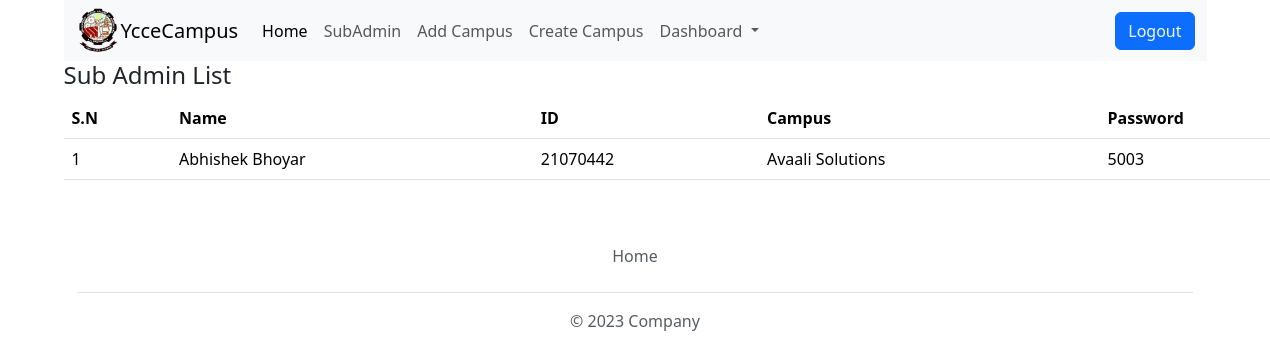
The app's page /adminReport (signed in) with its own data.
### app.py (models this page shows)
class SubAdmin(db.Model):
    sno = db.Column(db.Integer, primary_key=True,nullable = True)
    name = db.Column(db.String)
    loginid =db.Column(db.String, unique=True)
    password = db.Column(db.String, unique=False)
    campus = db.Column(db.String,unique=False,nullable=True)
    date = db.Column(db.String,unique=False,nullable=True)
    user_id = db.Column(db.Integer, db.ForeignKey('student.id'), nullable=True)

### app.py (the view)
@app.route("/adminReport")
def adminReport():
    user = session.get("user")
    if user and user == "admin":
        admins = SubAdmin.query.all()
        return render_template("adminlist.html",admins = admins)
    return  redirect("/login")

### templates/adminlist.html
{% extends 'layout.html' %}
{% block body %}
<div class="nvb">
    <h4>Sub Admin List</h4>
  </div>
        <table class="table tl">
        <caption>
        </caption>
          <thead>
            <tr>
              <th scope="col">S.N</th>
              <th scope="col">Name</th>
              <th scope="col">ID</th>
              <th scope="col">Campus</th>
              <th scope="col">Password</th>
            </tr>
          </thead>
          <tbody>
                {% for admin in admins %}
                <tr>
                    <td>{{admin.sno}}</td>
                    <td>{{admin.name}}</td>
                    <td>{{admin.loginid}}</td>
                    <td>{{admin.campus}}</td>
                    <td>{{admin.password}}</td>
                  </tr>
                {% endfor %}
          </tbody>
        </table>
{% endblock body %}

### templates/layout.html (style rules this page uses)
* { margin: 0px; padding: 0px; }
.tl { margin-left: 5vw; margin-right: 5vw; }
.nvb { margin-left: 5vw; margin-right: 5vw; }

### records on screen
SubAdmin: sno "1", name "Abhishek Bhoyar", loginid "21070442", campus "Avaali Solutions", password "5003"
